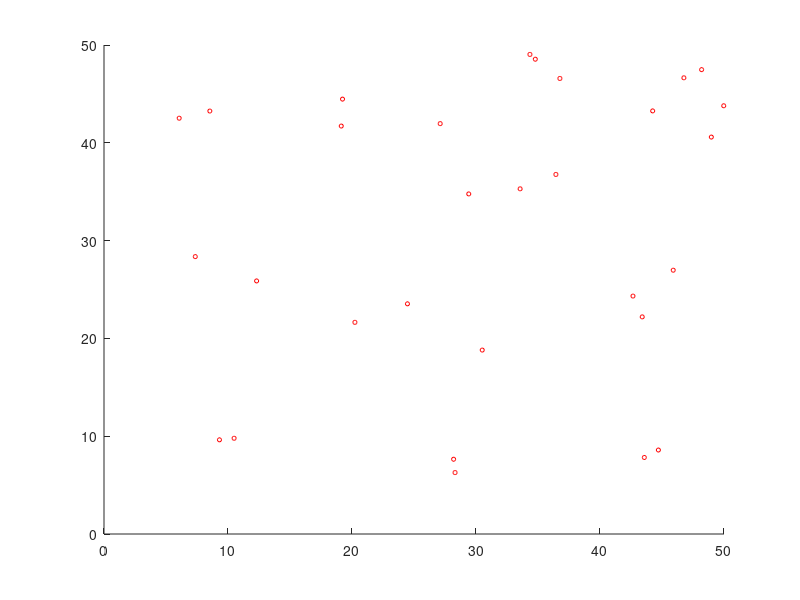

The MATLAB script that drew this image: (Note: this script raises an error after producing the figure.)
clc;
clear;
close all;

load("waypoint.mat");



%% plot final deployment
figure;    
hold on;
pop=reshape(popIt(MaxIt,:),[N 3]);
plot3(pop(:,2),pop(:,1),pop(:,3),'ro','MarkerSize', 3,'Color','red')
[x1,y1,z1] = sphere;
for i=1:size(pop,1)
    x=x1*rs;
    y=y1*rs;
    z=z1*rs;
    surf(y+pop(i,2),x+pop(i,1),z+pop(i,3),'LineStyle',':','EdgeColor','cyan','EdgeAlpha',0.6,'FaceColor','none');
end
axis([0 100 0 100 0 100]); % Set the limits for X, Y, and Z axes
axis equal;

% plot environment
[obs_x, obs_y, obs_z] = ind2sub(size(Obstacle_Area),find(Obstacle_Area==1));
plot3(obs_y, obs_x, obs_z,'.', 'MarkerSize', 2, 'Color', 'blue');
isosurface(0:100, 0:100, 0:100, Obstacle_Area, 0.5); % Correct dimension matching
xlabel('X-axis');
ylabel('Y-axis');
zlabel('Z-axis');
title(['3D Terrain Iteration: ' num2str(MaxIt) ', Coverage: ' num2str(BestCostIt(MaxIt))]);
view(3);
grid on;

light('Position', [1 1 1], 'Style', 'infinite'); % Add lighting for better visualization
lighting gouraud;
drawnow;
clear x y z x1 y1 z1 i obs_x obs_y obs_z;

%% plot exploration
MaxIt=size(BestCostIt,1);
figure;    
hold on;
for it=1:MaxIt
    clf();
    hold on;
    pop=reshape(popIt(it,:),[N 3]);
    plot3(pop(:,2),pop(:,1),pop(:,3),'ro','MarkerSize', 3,'Color','red')
    [x1,y1,z1] = sphere;
    for i=1:size(pop,1)
        x=x1*rs;
        y=y1*rs;
        z=z1*rs;
        surf(y+pop(i,2),x+pop(i,1),z+pop(i,3),'LineStyle',':','EdgeColor','cyan','EdgeAlpha',0.6,'FaceColor','none');
    end
    axis([0 100 0 100 0 100]); % Set the limits for X, Y, and Z axes
    axis equal;
    
    % plot environment
    [obs_x, obs_y, obs_z] = ind2sub(size(Obstacle_Area),find(Obstacle_Area==1));
    plot3(obs_y, obs_x, obs_z,'.', 'MarkerSize', 2, 'Color', 'blue');
    isosurface(0:100, 0:100, 0:100, Obstacle_Area, 0.5); % Correct dimension matching
    xlabel('X-axis');
    ylabel('Y-axis');
    zlabel('Z-axis');
    title(['3D Terrain Iteration: ' num2str(it) ', Coverage: ' num2str(BestCostIt(it))]);
    view(3);
    grid on;
    % Add lighting for better visualization
    light('Position', [1 1 1], 'Style', 'infinite'); 
    lighting gouraud;
    drawnow;
    clear x y z x1 y1 z1 i obs_x obs_y obs_z;
    pause(0.1);
end

%% plot path
MaxIt=size(popIt,1);

figure;
hold on;
% plot environment
[obs_x, obs_y, obs_z] = ind2sub(size(Obstacle_Area),find(Obstacle_Area==1));
plot3(obs_y-1, obs_x-1, obs_z-1,'.', 'MarkerSize', 2, 'Color', 'blue');
isosurface(0:50, 0:50, 0:50, Obstacle_Area, 0.5); % Correct dimension matching
view(3);
grid on;
% Add lighting for better visualization
light('Position', [1 1 1], 'Style', 'infinite'); 
lighting gouraud;
drawnow;

k=1:N; % node ID
for t=1:numel(k)
    path = popIt(:,[k(t) k(t)+N k(t)+2*N]);
    plot3(path(:,1),path(:,2),path(:,3),'ro','MarkerSize', 1,'Color','red')
    %text(path(1,1),path(1,2),path(1,3),num2str(k(t)),'FontSize',12,'Color','red')
    %[x1,y1,z1] = sphere;
    for i=1:MaxIt
        %x=x1*rs(t);
        %y=y1*rs(t);
        %z=z1*rs(t);
        %surf(y+path(i,2),x+path(i,1),z+path(i,3),'LineStyle',':','EdgeColor','cyan','EdgeAlpha',0.4,'FaceColor','none');
        %text (path(i,2),path(i,1),path(i,3), num2str(i),'FontSize',3,'Color','red');
        % if i > 1
        %     plot3([path(i,1) path(i-1,1)], [path(i,2) path(i-1,2)], [path(i,3) path(i-1,3)], 'green', 'LineWidth', 1)
        % end
        %axis([0 50 0 50 0 50]); % Set the limits for X, Y, and Z axes
        %axis equal;
    end
    drawnow;
end
% [obs_x, obs_y, obs_z] = ind2sub(size(Obstacle_Area),find(Covered_Area==-2));
% plot3(obs_y, obs_x, obs_z,'.', 'MarkerSize', 2, 'Color', 'red');
% [obs_x, obs_y, obs_z] = ind2sub(size(Obstacle_Area),find(Covered_Area==1));
% plot3(obs_y, obs_x, obs_z,'.', 'MarkerSize', 2, 'Color', 'green');
axis equal;
xlabel('X-axis');
ylabel('Y-axis');
zlabel('Z-axis');
%title(['Path of node ID: ' num2str(k)]);

clear x y z x1 y1 z1 i obs_x obs_y obs_z k t i dim it path windowSize;

%% plot direct path
MaxIt=size(popIt,1);
figure;
hold on;
% plot environment
[obs_x, obs_y, obs_z] = ind2sub(size(Obstacle_Area),find(Obstacle_Area==1));
plot3(obs_y-1, obs_x-1, obs_z-1,'.', 'MarkerSize', 2, 'Color', 'blue');
isosurface(0:50, 0:50, 0:50, Obstacle_Area, 0.5); % Correct dimension matching
view(3);
grid on;
% Add lighting for better visualization
light('Position', [50 50 50], 'Style', 'infinite'); 
lighting gouraud;
drawnow;

k=1:N; % node ID
for t=1:numel(k)
    path = popIt(:,[k(t) k(t)+N k(t)+2*N]);
    plot3(path([1 MaxIt],1),path([1 MaxIt],2),path([1 MaxIt],3),'ro','MarkerSize', 3,'Color','red')
    % [x1,y1,z1] = sphere;
    % x=x1*rs;
    % y=y1*rs;
    % z=z1*rs;
    %paths=[1 MaxIt];
    % for i=1:2
    %     surf(y+path(paths(i),2),x+path(paths(i),1),z+path(paths(i),3),'LineStyle',':','EdgeColor','cyan','EdgeAlpha',0.6,'FaceColor','none');
    % end
    text (path(t,1),path(t,2),path(t,3), num2str(t),'FontSize',13,'Color','red');
    plot3([path(1,1) path(MaxIt,1)], [path(1,2) path(MaxIt,2)], [path(1,3) path(MaxIt,3)], 'green', 'LineWidth', 2)
    drawnow;
end
axis equal;
xlabel('X-axis');
ylabel('Y-axis');
zlabel('Z-axis');
%title(['Path of node ID: ' num2str(k)]);
view(3);
grid on;

clear x y z x1 y1 z1 i obs_x obs_y obs_z t k path paths;